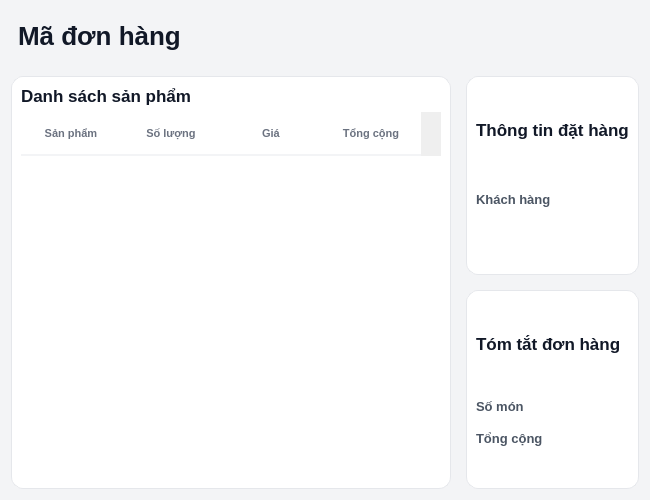
<?xml version="1.0" encoding="UTF-8"?>
<ui version="4.0">
 <class>Dialog</class>
 <widget class="QDialog" name="Dialog">
  <property name="geometry">
   <rect>
    <x>0</x>
    <y>0</y>
    <width>650</width>
    <height>500</height>
   </rect>
  </property>
  <property name="windowTitle">
   <string>Dialog</string>
  </property>
  <property name="styleSheet">
   <string notr="true">/* 1. Tổng thể Cửa sổ */
QDialog {
    background-color: #f3f4f6; /* Nền xám nhạt làm nổi bật các Card trắng */
    font-family: &quot;Inter&quot;, &quot;Segoe UI&quot;, sans-serif;
}

/* 2. Tiêu đề Mã đơn hàng (Nổi bật nhất) */
QLabel#lblHienThiMaDon {
    font-size: 26px;
    font-weight: 800;
    color: #111827;
    padding: 10px 0px;
}

/* 3. Thẻ nội dung (Cards) [cite: 73, 77, 83] */
QFrame#frame, QFrame#frame_2, QFrame#frame_3 {
    background-color: #ffffff;
    border: 1px solid #e5e7eb;
    border-radius: 12px;
}

/* 4. Tiêu đề các khối con */
QLabel#lblDanhSachSP, QLabel#lblThongTinDatHang, QLabel#lblTomTatDonHang {
    font-size: 17px;
    font-weight: 700;
    color: #111827;
    border: none;
    background-color: transparent;
}

/* 5. Nhãn mô tả (Labels) */
QLabel#lblKH, QLabel#lblNV, QLabel#lblSoMon, QLabel#lblTongCong {
    font-size: 13px;
    font-weight: 600;
    color: #4b5563; /* Màu xám đậm chuyên nghiệp */
}

/* 6. Nhãn hiển thị giá trị (Values) [cite: 80, 82, 86, 89] */
QLabel#lblHienThiKH, QLabel#lblHienThiNV, QLabel#lblHienThiSoMon {
    font-size: 14px;
    font-weight: 500;
    color: #111827;
    padding: 5px 0px;
}

/* 7. Hiển thị Tổng cộng (Nổi bật nhất trong Summary) */
QLabel#lblHienThiTongCong {
    font-size: 26px;
    font-weight: 800;
    color: #2563eb; /* Màu xanh dương thương hiệu */
}

/* 8. Bảng danh sách sản phẩm (Table) [cite: 74-76] */
QTableWidget {
    background-color: #ffffff;
    border: none;
    gridline-color: transparent; /* Xóa lưới cho sạch sẽ */
}

QHeaderView::section {
    background-color: #ffffff;
    padding: 12px;
    border: none;
    border-bottom: 2px solid #f3f4f6;
    font-weight: bold;
    color: #6b7280;
    text-transform: uppercase;
    font-size: 11px;
}</string>
  </property>
  <layout class="QVBoxLayout" name="verticalLayout_6">
   <property name="spacing">
    <number>15</number>
   </property>
   <item>
    <widget class="QLabel" name="lblHienThiMaDon">
     <property name="text">
      <string>Mã đơn hàng</string>
     </property>
    </widget>
   </item>
   <item>
    <layout class="QHBoxLayout" name="horizontalLayout">
     <property name="spacing">
      <number>15</number>
     </property>
     <item>
      <widget class="QFrame" name="frame">
       <property name="frameShape">
        <enum>QFrame::StyledPanel</enum>
       </property>
       <property name="frameShadow">
        <enum>QFrame::Raised</enum>
       </property>
       <layout class="QVBoxLayout" name="verticalLayout_5">
        <item>
         <widget class="QLabel" name="lblDanhSachSP">
          <property name="text">
           <string>Danh sách sản phẩm</string>
          </property>
         </widget>
        </item>
        <item>
         <widget class="QTableWidget" name="tblDanhSachSP">
          <column>
           <property name="text">
            <string>Sản phẩm</string>
           </property>
          </column>
          <column>
           <property name="text">
            <string>Số lượng</string>
           </property>
          </column>
          <column>
           <property name="text">
            <string>Giá</string>
           </property>
          </column>
          <column>
           <property name="text">
            <string>Tổng cộng</string>
           </property>
          </column>
         </widget>
        </item>
       </layout>
      </widget>
     </item>
     <item>
      <layout class="QVBoxLayout" name="verticalLayout_4">
       <property name="spacing">
        <number>15</number>
       </property>
       <item>
        <widget class="QFrame" name="frame_2">
         <property name="frameShape">
          <enum>QFrame::StyledPanel</enum>
         </property>
         <property name="frameShadow">
          <enum>QFrame::Raised</enum>
         </property>
         <layout class="QVBoxLayout" name="verticalLayout_2">
          <item>
           <widget class="QLabel" name="lblThongTinDatHang">
            <property name="text">
             <string>Thông tin đặt hàng</string>
            </property>
           </widget>
          </item>
          <item>
           <layout class="QVBoxLayout" name="verticalLayout">
            <item>
             <widget class="QLabel" name="lblKH">
              <property name="text">
               <string>Khách hàng</string>
              </property>
             </widget>
            </item>
            <item>
             <widget class="QLabel" name="lblHienThiKH">
              <property name="text">
               <string/>
              </property>
             </widget>
            </item>
           </layout>
          </item>
         </layout>
        </widget>
       </item>
       <item>
        <widget class="QFrame" name="frame_3">
         <property name="frameShape">
          <enum>QFrame::StyledPanel</enum>
         </property>
         <property name="frameShadow">
          <enum>QFrame::Raised</enum>
         </property>
         <layout class="QVBoxLayout" name="verticalLayout_3">
          <item>
           <widget class="QLabel" name="lblTomTatDonHang">
            <property name="text">
             <string>Tóm tắt đơn hàng</string>
            </property>
           </widget>
          </item>
          <item>
           <layout class="QFormLayout" name="formLayout">
            <item row="0" column="0">
             <widget class="QLabel" name="lblSoMon">
              <property name="text">
               <string>Số món</string>
              </property>
             </widget>
            </item>
            <item row="0" column="1">
             <widget class="QLabel" name="lblHienThiSoMon">
              <property name="text">
               <string/>
              </property>
             </widget>
            </item>
            <item row="1" column="0">
             <widget class="QLabel" name="lblTongCong">
              <property name="text">
               <string>Tổng cộng</string>
              </property>
             </widget>
            </item>
            <item row="1" column="1">
             <widget class="QLabel" name="lblHienThiTongCong">
              <property name="text">
               <string/>
              </property>
             </widget>
            </item>
           </layout>
          </item>
         </layout>
        </widget>
       </item>
      </layout>
     </item>
    </layout>
   </item>
  </layout>
 </widget>
 <resources/>
 <connections/>
</ui>
